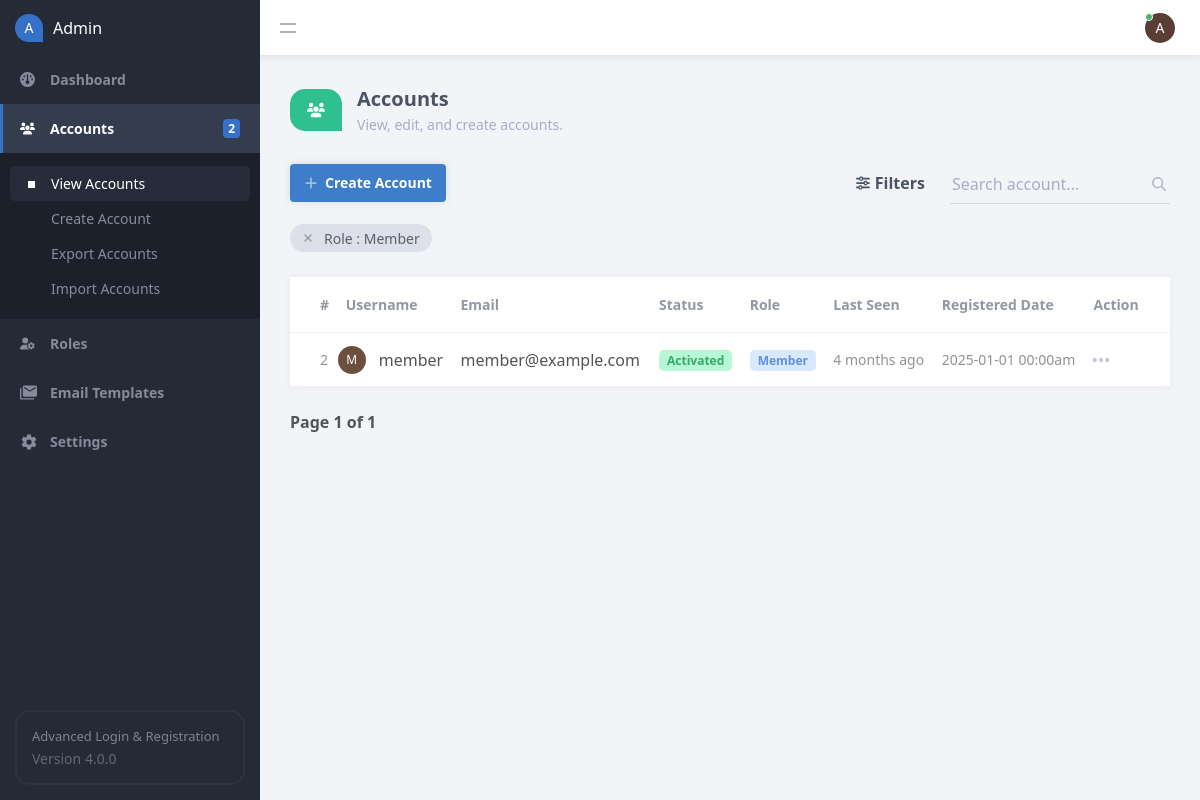
The page /admin/accounts.php?role=Member (signed in) on the database its author committed.
### tables this page shows
CREATE TABLE IF NOT EXISTS `accounts` (
  `id` int(11) NOT NULL AUTO_INCREMENT,
  `username` varchar(50) NOT NULL,
  `password` varchar(255) NOT NULL,
  `email` varchar(100) NOT NULL,
  `role` varchar(50) NOT NULL DEFAULT 'Member',
  `approved` tinyint(1) NOT NULL DEFAULT 1,
  `activation_code` varchar(255) DEFAULT NULL,
  `remember_me_code` varchar(255) DEFAULT NULL,
  `reset_code` varchar(255) DEFAULT NULL,
  `last_seen` datetime NOT NULL,
  `registered` datetime NOT NULL,
  PRIMARY KEY (`id`)
);

### admin/accounts.php (the view, shortened to what this page needs)
<?php
include 'main.php';
$page = isset($_GET['page']) ? $_GET['page'] : 1;
$search = isset($_GET['search_query']) ? $_GET['search_query'] : '';
$status = isset($_GET['status']) ? $_GET['status'] : '';
$role = isset($_GET['role']) ? $_GET['role'] : '';
$last_seen = isset($_GET['last_seen']) ? $_GET['last_seen'] : '';
$order = isset($_GET['order']) && $_GET['order'] == 'DESC' ? 'DESC' : 'ASC';
$order_by_whitelist = ['id','username','email','activation_code','role','registered','last_seen'];
$order_by = isset($_GET['order_by']) && in_array($_GET['order_by'], $order_by_whitelist) ? $_GET['order_by'] : 'id';
$results_per_page = 20;
$accounts = [];
$param1 = ($page - 1) * $results_per_page;
$param2 = $results_per_page;
$param3 = '%' . $search . '%';
$where = '';
$where .= $search ? 'WHERE (username LIKE ? OR email LIKE ?) ' : '';
if ($role) {
    $where .= ($where ? 'AND ' : 'WHERE ') . 'role = ? ';
}
$stmt = $con->prepare('SELECT COUNT(*) AS total FROM accounts ' . $where);
if ($search && $role) {
    $stmt->bind_param('sss', $param3, $param3, $role);
} else if ($search) {
    $stmt->bind_param('ss', $param3, $param3);
} else if ($role) {
    $stmt->bind_param('s', $role);
}
$stmt->execute();
$stmt->bind_result($total_accounts);
$stmt = $con->prepare('SELECT id, username, email, activation_code, role, registered, last_seen, approved FROM accounts ' . $where . ' ORDER BY ' . $order_by . ' ' . $order . ' LIMIT ?,?');
$types = '';
$params = [];
if ($role) {
    $params[] = &$role;
    $types .= 's';
}
$params[] = &$param1;
$params[] = &$param2;
$types .= 'ii';
call_user_func_array([$stmt, 'bind_param'], array_merge([$types], $params));
$stmt->execute();
$stmt->bind_result($result_id, $result_username, $result_email, $result_activation_code, $result_role, $result_registered, $result_last_seen, $result_approved);
while($stmt->fetch()) {
    $accounts[] = ['id' => $result_id, 'username' => $result_username, 'email' => $result_email, 'activation_code' => $result_activation_code, 'role' => $result_role, 'registered' => $result_registered, 'last_seen' => $result_last_seen, 'approved' => $result_approved];
}
$url = 'accounts.php?search_query=' . $search . '&status=' . $status . '&role=' . $role . '&last_seen=' . $last_seen;
?>
<?=template_admin_header('Accounts', 'accounts', 'view')?>
<div class="content-title">
    <div class="title">
        <div class="icon">
        </div>
        <div class="txt">
            <h2>Accounts</h2>
            <p>View, edit, and create accounts.</p>
        </div>
    </div>
</div>
<div class="content-header responsive-flex-column pad-top-5">
    <a href="account.php" class="btn">
        Create Account
    </a>
    <form method="get">
        <div class="filters">
            <a href="#">
                Filters
            </a>
        </div>
        <div class="search">
            <label for="search_query">
                <input id="search_query" type="text" name="search_query" placeholder="Search account..." value="<?=htmlspecialchars($search, ENT_QUOTES)?>" class="responsive-width-100">
            </label>
        </div>
    </form>
</div>
<div class="filter-list">
    <?php if ($role != ''): ?>
    <div class="filter">
        <a href="<?=remove_url_param($url, 'role')?>"></a>
        Role : <?=htmlspecialchars($role, ENT_QUOTES)?>
    </div>
    <?php endif; ?>
</div>
<div class="content-block no-pad">
    <div class="table">
        <table>
            <thead>
                <tr>
                    <td><a href="<?=$url . '&order=' . ($order=='ASC'?'DESC':'ASC') . '&order_by=id'?>">#<?=$order_by=='id' ? $table_icons[strtolower($order)] : ''?></a></td>
                    <td colspan="2"><a href="<?=$url . '&order=' . ($order=='ASC'?'DESC':'ASC') . '&order_by=username'?>">Username<?=$order_by=='username' ? $table_icons[strtolower($order)] : ''?></a></td>
                    <td class="responsive-hidden"><a href="<?=$url . '&order=' . ($order=='ASC'?'DESC':'ASC') . '&order_by=email'?>">Email<?=$order_by=='email' ? $table_icons[strtolower($order)] : ''?></td>
                    <td class="responsive-hidden"><a href="<?=$url . '&order=' . ($order=='ASC'?'DESC':'ASC') . '&order_by=activation_code'?>">Status<?=$order_by=='activation_code' ? $table_icons[strtolower($order)] : ''?></td>
                    <td class="responsive-hidden"><a href="<?=$url . '&order=' . ($order=='ASC'?'DESC':'ASC') . '&order_by=role'?>">Role<?=$order_by=='role' ? $table_icons[strtolower($order)] : ''?></td>
                    <td class="responsive-hidden"><a href="<?=$url . '&order=' . ($order=='ASC'?'DESC':'ASC') . '&order_by=last_seen'?>">Last Seen<?=$order_by=='last_seen' ? $table_icons[strtolower($order)] : ''?></a></td>
                    <td class="responsive-hidden"><a href="<?=$url . '&order=' . ($order=='ASC'?'DESC':'ASC') . '&order_by=registered'?>">Registered Date</a></td>                    <td class="align-center">Action</td>
                </tr>
            </thead>
            <tbody>
                <?php foreach ($accounts as $account): ?>
                <tr>
                    <td class="alt"><?=$account['id']?></td>
                    <td class="img">
                        <div class="profile-img">
                            <span style="background-color:<?=color_from_string($account['username'])?>"><?=strtoupper(substr($account['username'], 0, 1))?></span>
                        </div>
                    </td>
                    <td><?=htmlspecialchars($account['username'], ENT_QUOTES)?></td>
                    <td class="responsive-hidden"><?=htmlspecialchars($account['email'], ENT_QUOTES)?></td>
                    <td class="responsive-hidden">
                        <?php if (!$account['approved']): ?>
                        <span class="orange small">Pending Approval</span>
                        <?php elseif ($account['activation_code'] == 'activated'): ?>
                        <span class="green small">Activated</span>
                        <?php elseif ($account['activation_code'] == 'deactivated'): ?>
                        <span class="red small">Deactivated</span>
                        <?php else: ?>
                        <span class="grey small" title="<?=$account['activation_code']?>">Pending Activation</span>
                        <?php endif; ?>
                    </td>
                    <td class="responsive-hidden">
                        <?php if ($account['role'] == 'Admin'): ?>
                        <span class="red small"><?=$account['role']?></span>
                        <?php elseif ($account['role'] == 'Member'): ?>
                        <span class="blue small"><?=$account['role']?></span>
                        <?php else: ?>
                        <span class="grey small"><?=$account['role']?></span>
                        <?php endif; ?>
                    </td>
                    <td class="responsive-hidden alt" title="<?=$account['last_seen']?>"><?=time_elapsed_string($account['last_seen'])?></td>
                    <td class="responsive-hidden alt"><?=date('Y-m-d H:ia', strtotime($account['registered']))?></td>
                    <td class="actions">
                        <div class="table-dropdown">
                        </div>
                    </td>
                </tr>
                <?php endforeach; ?>
            </tbody>
        </table>
    </div>
</div>
<div class="pagination">
    <span>Page <?=$page?> of <?=ceil($total_accounts / $results_per_page) == 0 ? 1 : ceil($total_accounts / $results_per_page)?></span>
</div>
<?=template_admin_footer()?>

### rows shown on the page
accounts: id "2", username "M", username "member", email "member@example.com", approved "Activated", role "Member", last_seen "4 months ago", registered "2025-01-01 00:00am"

### other values the page prints
$accounts_total "2"
substr($_SESSION['account_name'], 0, 1) "A"
$role "Member"
$page "1"
ceil($total_accounts / $results_per_page) "1"
